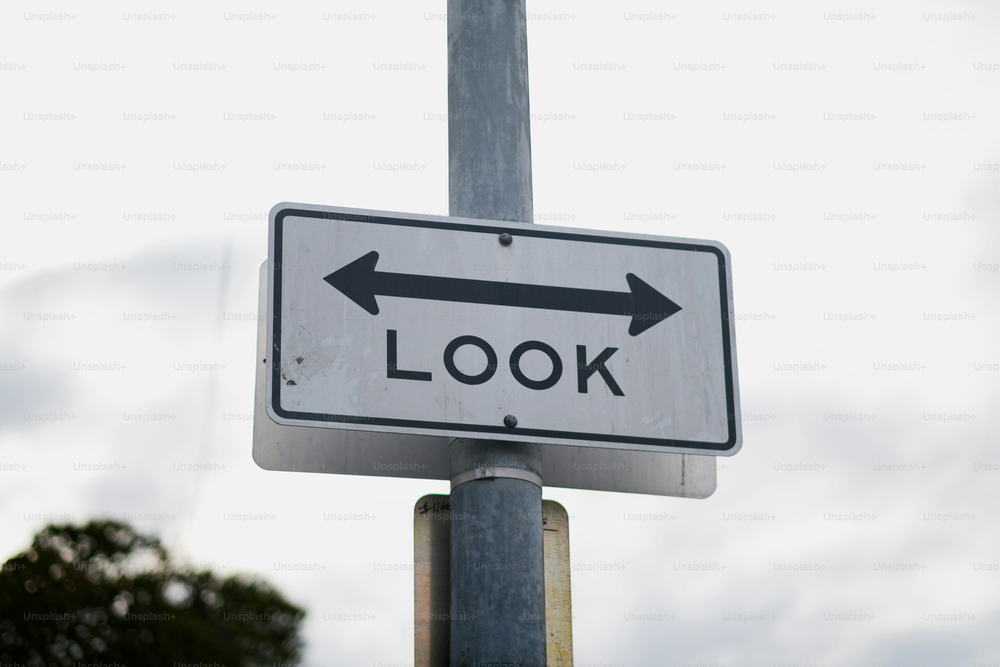
#> input picture generalConcepts/image.png, 1000 x 667 px, shrunk from 3000 x 2000 before the run
$ jupyter execute opencv.ipynb   (shell and % lines are left out)
#> lines starting #> are read from the running program, lines starting #| are printed output that depends on the picture; after the words box and inside, x2 and y2 are one past the last pixel; in counts of white or black regions, pixels touching at a corner belong together
[cell 1]
import cv2
import numpy as np
import matplotlib.pyplot as plt

## Canny Edge Detection Algorithm

Comprises of 4 steps
- Reduce Noise using Gaussian Smoothing.
- Compute image gradient using Sobel filter.
- Apply Non-Max Suppression or NMS to just jeep the local maxima
- Finally, apply Hysteresis thresholding which that 2 threshold values T_upper and T_lower which is used in the Canny() function.

[cell 2]
image=cv2.imread('image.png',cv2.IMREAD_COLOR)
#> image is the input picture: shape (667, 1000, 3); mean B, G, R 199.6, 198.1, 196.2
low_threshold=50
high_threshold=150

edge_img=cv2.Canny(image,low_threshold,high_threshold)
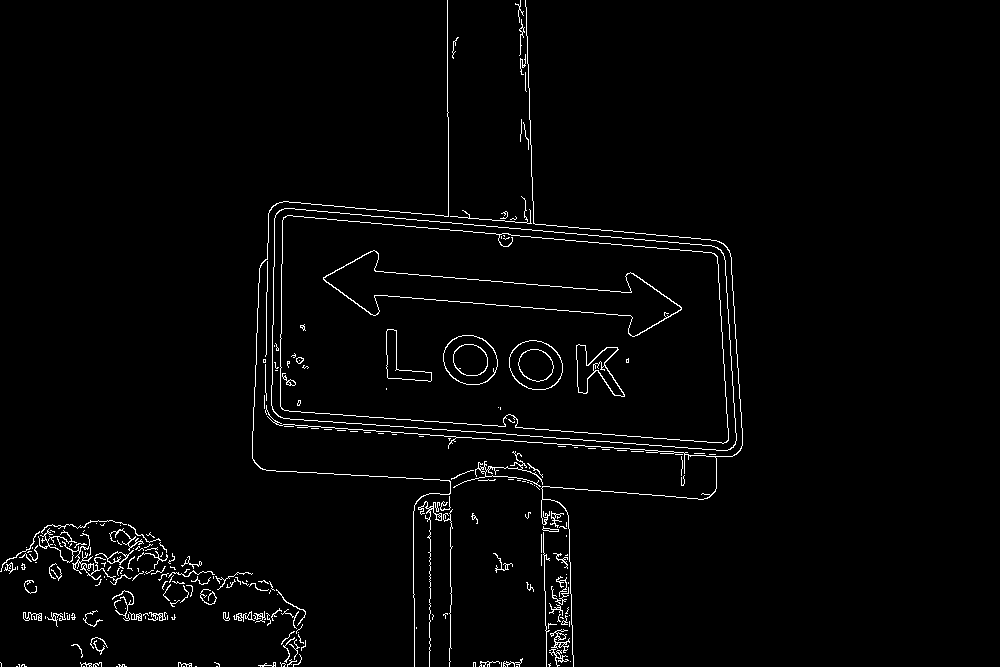
#> edge_img: shape (667, 1000); 2.1% white in thin lines or dots, all inside (x1, y1, x2, y2) = (0, 0, 743, 667)

fig,axes=plt.subplots(1,2,figsize=(10,5))


axes[0].imshow(image)
axes[0].set_title("Original Image")
axes[0].axis('off')


axes[1].imshow(edge_img,cmap='gray')
axes[1].set_title("Image with edges")
axes[1].axis('off')

plt.tight_layout()
plt.show()
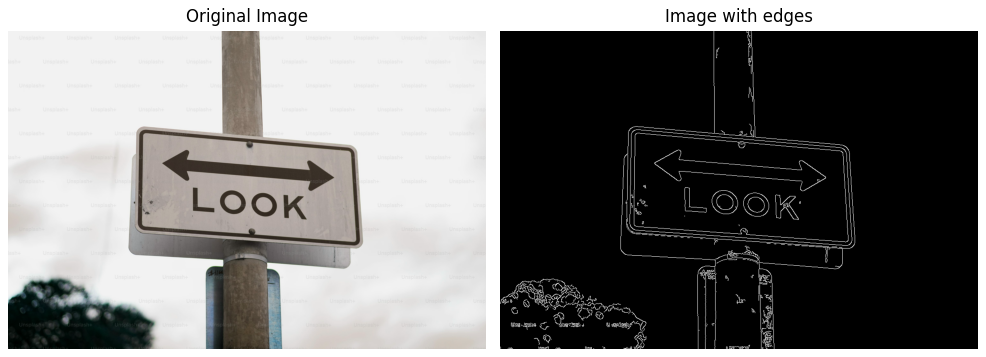
#> figure drawn by matplotlib, 2 panels; B, G, R data is drawn as R, G, B

## Converting grayscale to RGB

[cell 3]
edge_img_add_dim=edge_img[:,:,None]  #add a new dimesnion to existing dimension
edge_img_rgb=np.concat([edge_img_add_dim,edge_img_add_dim,edge_img_add_dim],axis=2)

plt.imshow(edge_img_rgb)
